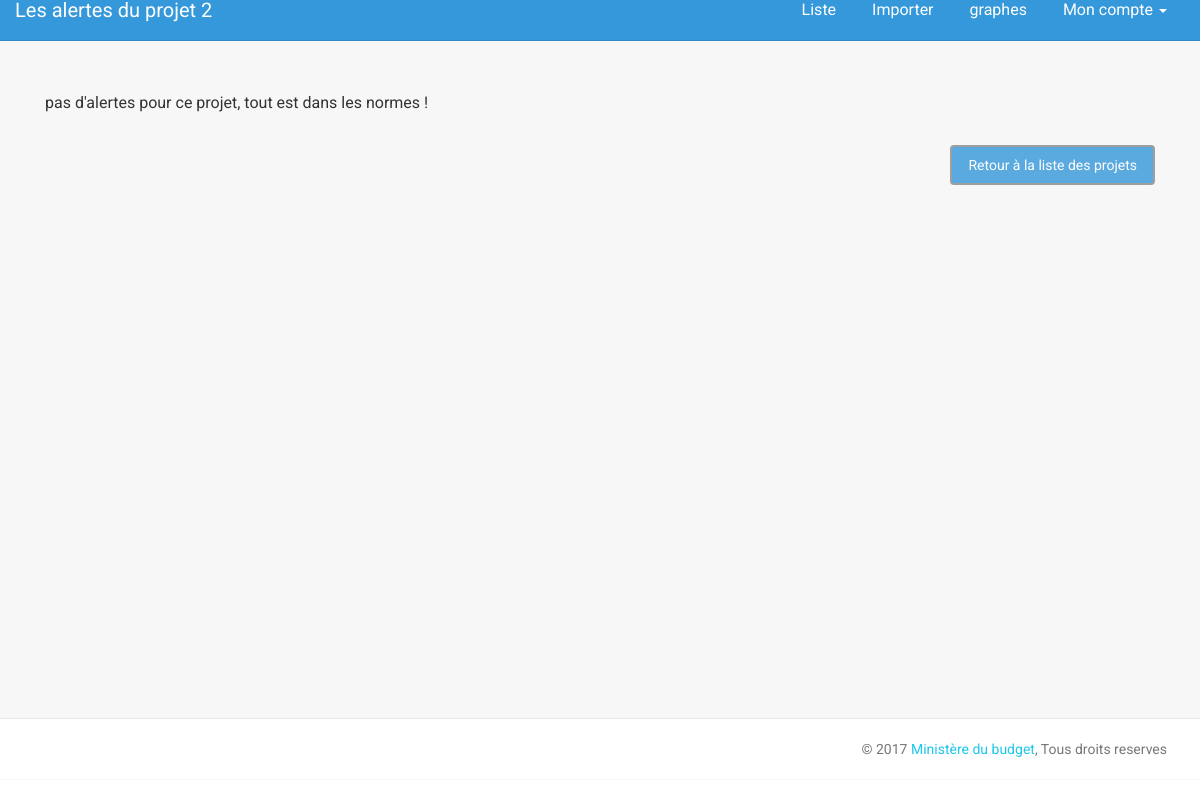
The page /alertes.php?projet=2 on the database as committed earlier.
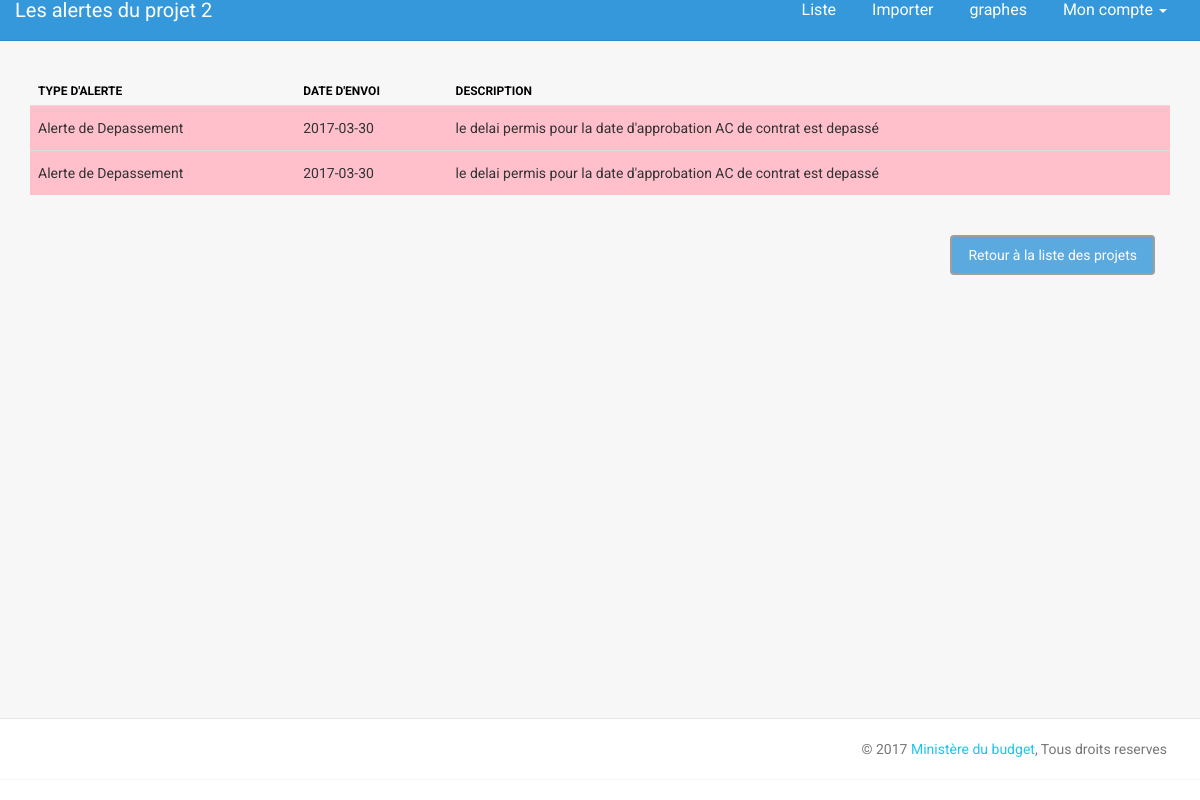
The same page on the database as committed later.
### tables this page shows
CREATE TABLE IF NOT EXISTS `alert` (
  `idAlert` int(11) NOT NULL AUTO_INCREMENT,
  `dateAlert` date NOT NULL,
  `typeAlert` int(2) NOT NULL,
  `idProjet` int(11) NOT NULL,
  `messageAlert` varchar(250) NOT NULL,
  PRIMARY KEY (`idAlert`)
);

### bd/CRUD.php (called while the page is built, shortened)
<?php
class CRUD{
	private $bdd ;
	public function setDb($p) {
			$this -> bdd = $p ;
		}
		public function selectAlertByIdProjet($id) {
			$id = htmlspecialchars($id);
			$requete = $this -> bdd ->prepare('SELECT * FROM Alert
												WHERE idProjet = :id
												');
			$requete->execute(array(
							'id' => $id
							));
			$results = array();
				if($requete ->rowCount() > 0){
					while($tmp = $requete -> fetch()){
						$results[] = new Alert($tmp);
				}
				return $results;
			}else return null;
		}
}
?>

### bd/Alert.php (called while the page is built, shortened)
<?php
class Alert {
	private $dateAlert ;
	private $typeAlert ;
	private $messageAlert ;
	public function  getDateAlert  () { return $this -> dateAlert ; }
	public function  getTypeAlert  () { return $this -> typeAlert ; }
	public function  getMessageAlert  () { return $this -> messageAlert ; }
	public function  setDateAlert ($p) { $this -> dateAlert = $p ; }
	public function  setTypeAlert ($p) { $this -> typeAlert = $p ; }
	public function  setMessageAlert ($p) { $this -> messageAlert = $p ; }
	public function hydrate(array $tab) {
		foreach ($tab as $cle => $valeur){
				$methode = 'set'.ucfirst($cle);
			}
	}
}
?>

### alertes.php (the view, shortened to what this page needs)
<!doctype html>
<html lang="en">
<head>
    <link href="assets/css/bootstrap.min.css" rel="stylesheet" />
    <link href="assets/css/animate.min.css" rel="stylesheet"/>
    <link href="assets/css/light-bootstrap-dashboard.css" rel="stylesheet"/>
    <link href="http://maxcdn.bootstrapcdn.com/font-awesome/4.2.0/css/font-awesome.min.css" rel="stylesheet">
    <link href="assets/css/pe-icon-7-stroke.css" rel="stylesheet" />
</head>
<body style='margin-bottom:0px;'>
<div class="wrapper">
    <div class="main-panel">
		   <?php
			require_once('inc/menu.top.php');
            require_once('bd/Alert.php');
			require_once('bd/connection_bd.php');
			require_once('bd/CRUD.php');
            require_once('bd/fonctions.inc.php');
            $obj_bdd = new CRUD ($bdd);
            ?>
        <div class="content">
		   <div class="container-fluid center " >
		<?php
           $results = $obj_bdd -> selectAlertByIdProjet($_SESSION['idProjet']) ;
           if($results != null) {
            echo "
               <table class='table'>
                <thead>
                <tr>
                    <th>Type d'alerte</th>
                    <th>Date d'envoi</th>
                    <th>Description</th>
                </tr>
                </thead>
                <tbody>
                ";
               foreach($results AS $alert) {
                   $typeAlert = $alert -> getTypeAlert();
                   $dateAlert = $alert -> getDateAlert() ;
                   $messageAlert = 	$alert -> getMessageAlert() ;
                   $class = "";
                   $type = "";
                   if($typeAlert == 1) {
                       $class = "alert" ;
                       $type = "Alerte de Risque" ;
                   }elseif ($typeAlert == 2){
                       $class = "depasser" ;
                       $type = "Alerte de Depassement" ;
                   }
                   echo "
                        <tr class='$class'>
                            <td> $type </td>
                            <td> $dateAlert </td>
                            <td> $messageAlert </td>
                        </tr>
                    ";
               }
            echo"
              </tbody>
            </table>
            ";
           } else {
             echo"
               <div class='col-lg-12 center' style = 'margin-top: 20px;'>
                <p>pas d'alertes pour ce projet, tout est dans les normes !</p>
		       </div>
               ";
           }
		?>
          <div class="col-lg-12 center" style = 'margin-top: 20px;'>
		     <a href='data.php'  class="btn btn-info pull-right" style ="margin-left:10px;">Retour à la liste des projets</a>
          </div>
		</div>
        </div>
	    <?php
		require_once('inc/footer.inc.php');
		?>
    </div>
</div>
</body>
</html>

Rows that differ between the two databases and show on the page:
added alert: typeAlert "Alerte de Depassement", dateAlert "2017-03-30", messageAlert "le delai permis pour la date d'approbation AC de contrat est depassé"
added alert: typeAlert "Alerte de Depassement", dateAlert "2017-03-30", messageAlert "le delai permis pour la date d'approbation AC de contrat est depassé"
Other text that changed with them:
text no longer shown: "pas d'alertes pour ce projet, tout est dans les normes !"
text now shown: "TYPE D'ALERTE DATE D'ENVOI DESCRIPTION"
